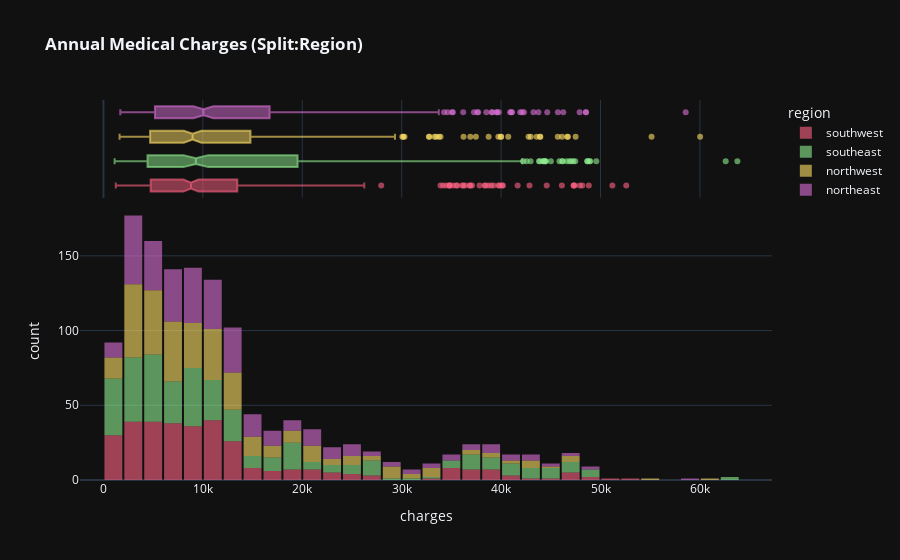

Here is the notebook cell this chart was saved with:
### Code cell
graph = px.histogram(med_df,
                     x='charges',
                     marginal='box',
                     color='region',
                     color_discrete_sequence=[pastel_red, pastel_green, Pastel_yellow, Pastel_purple],
                     title='<b>Annual Medical Charges (Split:Region)</b>'
                     ) 
graph.update_layout(bargap=0.1, template='plotly_dark')
graph.show()

### Figure 1 — Plotly figure (JSON) as saved in the notebook; plotly's stock layout.template omitted (floating-point values rounded to 4 significant figures; data arrays with more than 128 entries replaced by an {"elided": "..."} marker saying what was removed)
{"data": [{"bingroup": "x", "hovertemplate": "region=southwest<br>charges=%{x}<br>count=%{y}<extra></extra>", "legendgroup": "southwest", "marker": {"color": "rgba(255, 99, 132, 0.6)", "pattern": {"shape": ""}}, "name": "southwest", "orientation": "v", "showlegend": true, "type": "histogram", "x": {"elided": "325 float values"}, "xaxis": "x", "yaxis": "y"}, {"hovertemplate": "region=southwest<br>charges=%{x}<extra></extra>", "legendgroup": "southwest", "marker": {"color": "rgba(255, 99, 132, 0.6)"}, "name": "southwest", "notched": true, "showlegend": false, "type": "box", "x": {"elided": "325 float values"}, "xaxis": "x2", "yaxis": "y2"}, {"bingroup": "x", "hovertemplate": "region=southeast<br>charges=%{x}<br>count=%{y}<extra></extra>", "legendgroup": "southeast", "marker": {"color": "rgba(144, 238, 144, 0.6)", "pattern": {"shape": ""}}, "name": "southeast", "orientation": "v", "showlegend": true, "type": "histogram", "x": {"elided": "364 float values"}, "xaxis": "x", "yaxis": "y"}, {"hovertemplate": "region=southeast<br>charges=%{x}<extra></extra>", "legendgroup": "southeast", "marker": {"color": "rgba(144, 238, 144, 0.6)"}, "name": "southeast", "notched": true, "showlegend": false, "type": "box", "x": {"elided": "364 float values"}, "xaxis": "x2", "yaxis": "y2"}, {"bingroup": "x", "hovertemplate": "region=northwest<br>charges=%{x}<br>count=%{y}<extra></extra>", "legendgroup": "northwest", "marker": {"color": "rgba(255, 223, 102, 0.6)", "pattern": {"shape": ""}}, "name": "northwest", "orientation": "v", "showlegend": true, "type": "histogram", "x": {"elided": "325 float values"}, "xaxis": "x", "yaxis": "y"}, {"hovertemplate": "region=northwest<br>charges=%{x}<extra></extra>", "legendgroup": "northwest", "marker": {"color": "rgba(255, 223, 102, 0.6)"}, "name": "northwest", "notched": true, "showlegend": false, "type": "box", "x": {"elided": "325 float values"}, "xaxis": "x2", "yaxis": "y2"}, {"bingroup": "x", "hovertemplate": "region=northeast<br>charges=%{x}<br>count=%{y}<extra></extra>", "legendgroup": "northeast", "marker": {"color": "rgba(218, 112, 214, 0.6)", "pattern": {"shape": ""}}, "name": "northeast", "orientation": "v", "showlegend": true, "type": "histogram", "x": {"elided": "324 float values"}, "xaxis": "x", "yaxis": "y"}, {"hovertemplate": "region=northeast<br>charges=%{x}<extra></extra>", "legendgroup": "northeast", "marker": {"color": "rgba(218, 112, 214, 0.6)"}, "name": "northeast", "notched": true, "showlegend": false, "type": "box", "x": {"elided": "324 float values"}, "xaxis": "x2", "yaxis": "y2"}], "layout": {"bargap": 0.1, "barmode": "relative", "legend": {"title": {"text": "region"}, "tracegroupgap": 0}, "title": {"text": "<b>Annual Medical Charges (Split:Region)</b>"}, "xaxis": {"anchor": "y", "domain": [0, 1], "title": {"text": "charges"}}, "xaxis2": {"anchor": "y2", "domain": [0, 1], "matches": "x", "showgrid": true, "showticklabels": false}, "yaxis": {"anchor": "x", "domain": [0, 0.7326], "title": {"text": "count"}}, "yaxis2": {"anchor": "x2", "domain": [0.7426, 1], "matches": "y2", "showgrid": false, "showline": false, "showticklabels": false, "ticks": ""}}}
